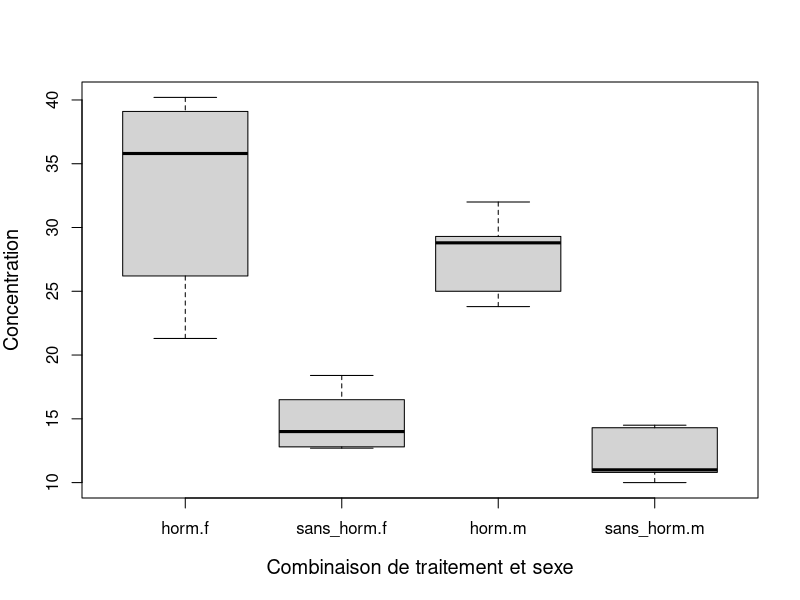
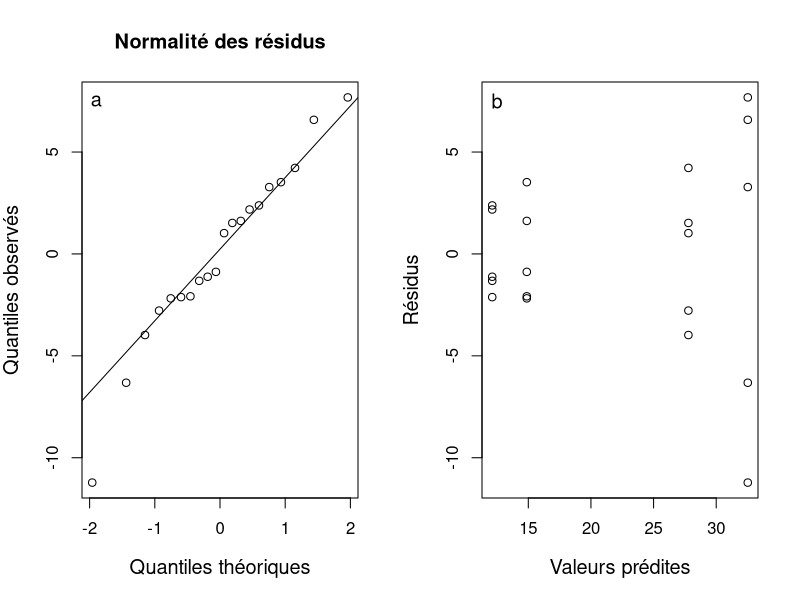
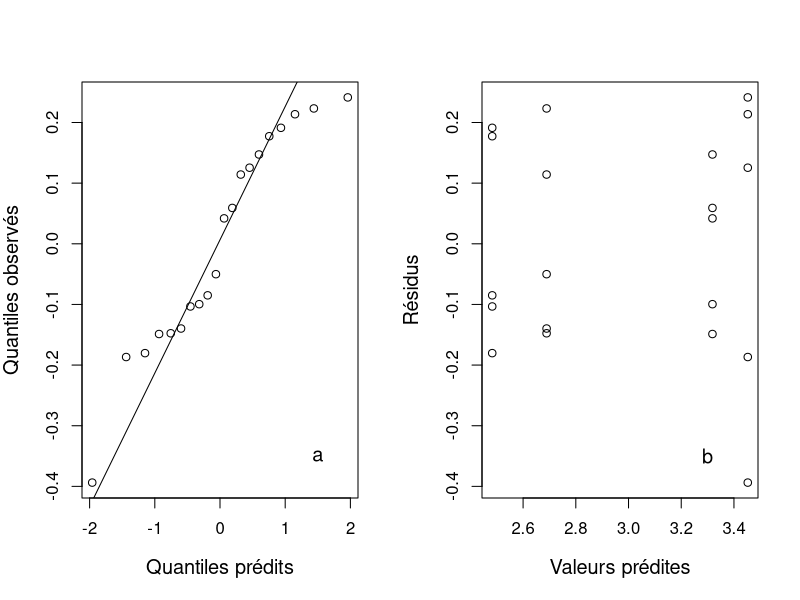
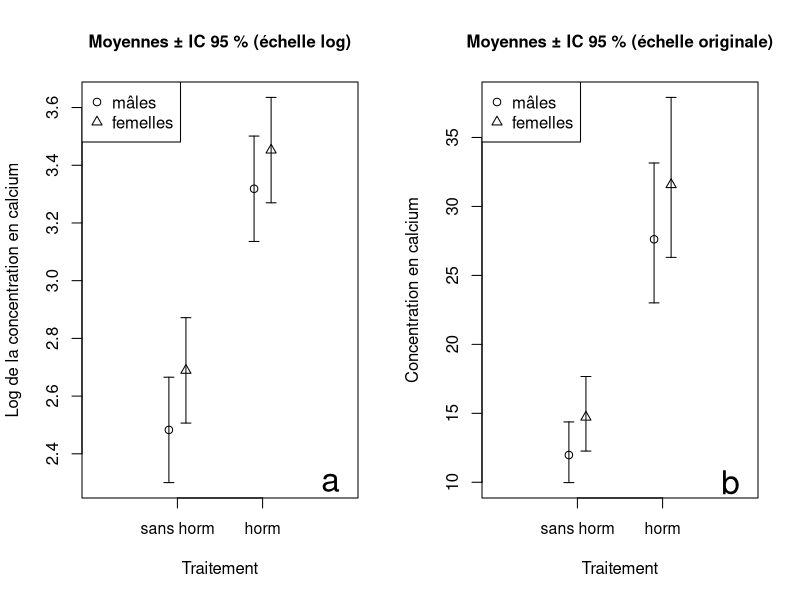
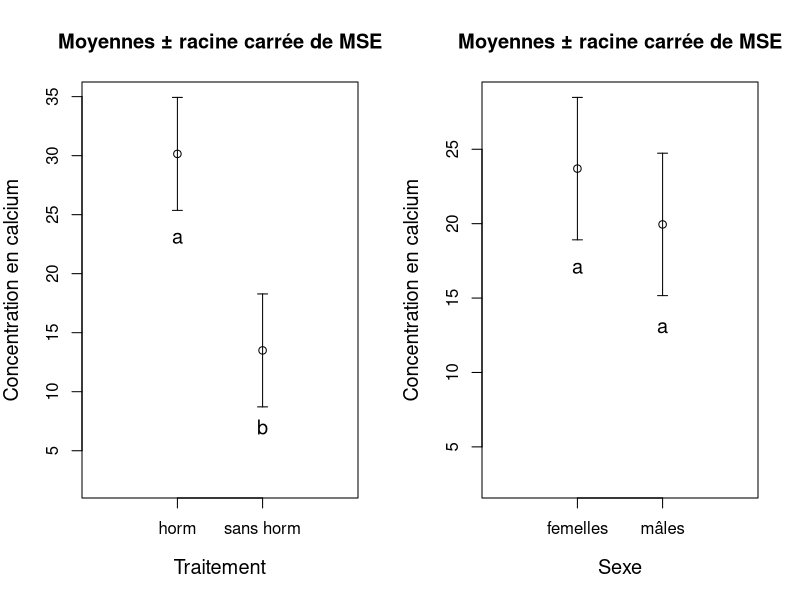
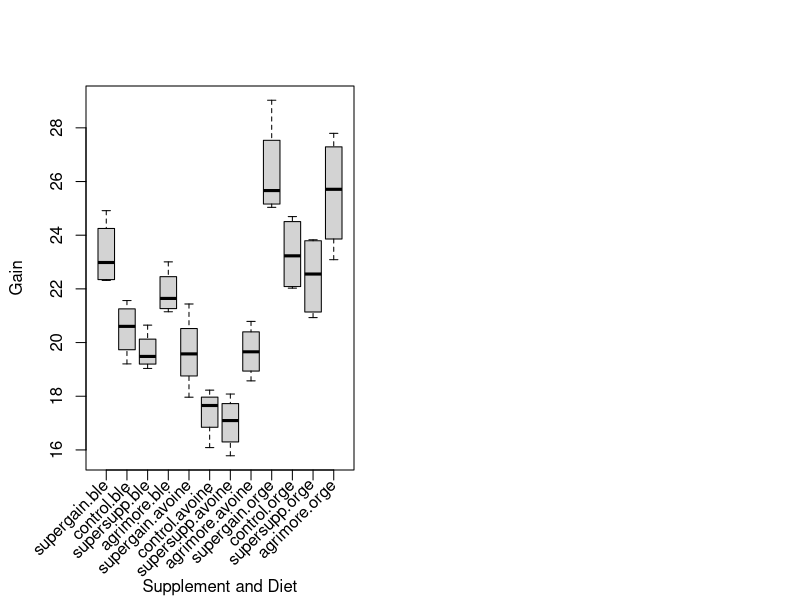
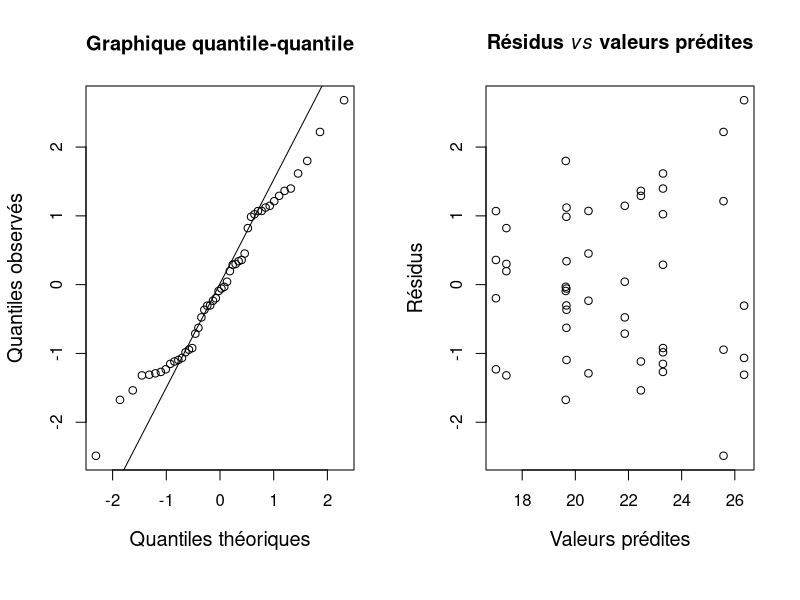

Reproduce these figures in R, in order. (Note: this script raises an error after producing the figures.)
## ---- chunk 1
## On importe le jeu de données
calcium <- read.table("Module_7/data/calcium.txt", header = TRUE)

## On jette un coup d'oeil aux premières observations
head(calcium)

## On transforme en facteurs les colonnes 
## de caractères `Trait` et `Sexe`
calcium$Trait <- as.factor(calcium$Trait)
calcium$Sexe <- as.factor(calcium$Sexe)
## ---- chunk 2
## On crée un boxplot pour chaque
## combinaison des deux facteurs
boxplot(Concentration ~ Trait + Sexe, data = calcium,
        ylab = "Concentration", 
        xlab = "Combinaison de traitement et sexe",
        cex.lab = 1.2)
## ---- chunk 3
## On détermine le nombre de répétitions par groupe
table(calcium$Trait, calcium$Sexe)
## ---- chunk 4
##moyenne globale
y.bar <- mean(calcium$Concentration)
##SST
SST <- sum((calcium$Concentration - y.bar)^2)
SST
##df
df.SST <- length(calcium$Concentration) - 1
## ---- chunk 5
##sous-jeu de données
fem <- calcium[calcium$Sexe == "f", ]
mal <- calcium[calcium$Sexe == "m", ]
horm <- calcium[calcium$Trait == "horm", ]
nohorm <- calcium[calcium$Trait == "sans_horm", ]

##moyenne des groupes
y.bar.f <- mean(fem$Concentration)
y.bar.m <- mean(mal$Concentration)
y.bar.horm <- mean(horm$Concentration)
y.bar.nohorm <- mean(nohorm$Concentration)
## Calcul de SSA
## où le nombre d'observations femelle et mâle est
nrow(fem)
nrow(mal)

SSA <- 10*(y.bar.f - y.bar)^2 + 10*(y.bar.m - y.bar)^2
SSA
## Calculer df.SSA. On a df.SSA<- a - 1 
## où a est le nombre de groupes definis par le facteur A.
## Ici, il y a homme et femme, donc a = 2.
df.SSA <- 2 - 1
df.SSA
##SSB
## où le nombre d'observations horm et nohorm est
nrow(horm)
nrow(nohorm)

SSB <- 10*(y.bar.horm - y.bar)^2 + 10*(y.bar.nohorm - y.bar)^2
SSB

## Calculer df.SSB. On a df.SSB<- b - 1 
## où b est le nombre de groupes définis par le facteur B. 
## Ici, il y a traitement hormonal et pas
## de traitement, donc b = 2
df.SSB <-  2 - 1
df.SSB
## ---- chunk 6
##sous-groupes en combinant les deux facteurs
f.horm <- calcium[calcium$Sexe == "f" & calcium$Trait == "horm", ]
m.horm <- calcium[calcium$Sexe == "m" & calcium$Trait == "horm", ] 
f.nohorm <- calcium[calcium$Sexe == "f" & calcium$Trait == "sans_horm", ]
m.nohorm <- calcium[calcium$Sexe == "m" & calcium$Trait == "sans_horm", ]
##
##calculs des moyennes des combinaisons de groupes
y.bar.f.horm <- mean(f.horm$Concentration)
y.bar.m.horm <- mean(m.horm$Concentration)
y.bar.f.nohorm <- mean(f.nohorm$Concentration)
y.bar.m.nohorm <- mean(m.nohorm$Concentration)
##
## Calcul de SSE
SSE.f.horm <- sum((f.horm$Concentration - y.bar.f.horm)^2)
SSE.m.horm <- sum((m.horm$Concentration - y.bar.m.horm)^2)
SSE.f.nohorm <- sum((f.nohorm$Concentration - y.bar.f.nohorm)^2)
SSE.m.nohorm <- sum((m.nohorm$Concentration - y.bar.m.nohorm)^2)
SSE <- SSE.f.horm + SSE.m.horm + SSE.f.nohorm + SSE.m.nohorm
SSE
##
## Cacul des degrés de liberté
## df.SSE = ab(n-1), où a et b sont le nombre de groupes 
## du facteur A et B, respectivement,
## et n est le nombre d'observations pour chaque combinaison 
## des facteurs A et B.
df.SSE <- length(levels(calcium$Sexe)) * 
          length(levels(calcium$Trait)) * (5 - 1)
df.SSE
## ---- chunk 7
## SS de l'interaction
SSInter.f.horm <- 5*sum((y.bar.f.horm - y.bar.f - y.bar.horm + y.bar)^2)
SSInter.m.horm <- 5*sum((y.bar.m.horm - y.bar.m - y.bar.horm + y.bar)^2)
SSInter.f.nohorm <- 5*sum((y.bar.f.nohorm - y.bar.f - 
                             y.bar.nohorm + y.bar)^2)
SSInter.m.nohorm <- 5*sum((y.bar.m.nohorm - y.bar.m - 
                             y.bar.nohorm + y.bar)^2)
SSInter <- SSInter.f.horm + SSInter.m.horm + 
           SSInter.f.nohorm + SSInter.m.nohorm

SSInter
## degrés de liberté de SSInter
## df.SSInter = (a-1)(b-1), où a et b correspondent aux  
## nombre de groupes du facteur A et B, respectivement.

df.SSInter <- df.SSA * df.SSB
df.SSInter
## ---- chunk 8
aov2 <- aov(Concentration ~ Sexe + Trait + Sexe:Trait, data = calcium)
summary(aov2)
## ---- chunk 9
result <- data.frame(Df = c(df.SSA, df.SSB, df.SSInter, df.SSE),
                     Sum.Sq = c(SSA, SSB, SSInter, SSE))
result$Mean.Sq <- result$Sum.Sq/result$Df
result$F.value <- c(result$Mean.Sq[1]/result$Mean.Sq[4],
                    result$Mean.Sq[2]/result$Mean.Sq[4],
                    result$Mean.Sq[3]/result$Mean.Sq[4],
                    NA)
result$P.value <- c(1 - pf(result$F.value[1], 
                    df1 = result$Df[1], 
                    df2 = result$Df[4]),
                    1 - pf(result$F.value[2], 
                    df1 = result$Df[2], 
                    df2 = result$Df[4]),
                    1 - pf(result$F.value[3], 
                    df1 = result$Df[3],  
                    df2 = result$Df[4]), 
                    NA)  

##tableau identique à aov( )
result
## ---- chunk 10
##vérification de la normalité des résidus
par(mfrow = c(1, 2))

qqnorm(residuals(aov2),
       main = "Normalité des résidus",
       ylab = "Quantiles observés", 
       xlab = "Quantiles théoriques", 
       cex.lab = 1.2)

qqline(residuals(aov2))

text(x = -1.9, y = 7.5, labels = "a", cex = 1.2)

plot(residuals(aov2) ~ fitted(aov2), 
     xlab = "Valeurs prédites",
     ylab = "Résidus", 
     cex.lab = 1.2)

text(x = 12.5, y = 7.5, labels = "b", cex = 1.2)
## ---- chunk 11
## Transformation log
calcium$log.concentration <- log(calcium$Concentration)
aov.log <- aov(log.concentration ~ Trait + Sexe + Trait:Sexe,
               data = calcium)
## ---- chunk 12
par(mfrow = c(1, 2))

qqnorm(residuals(aov.log), 
       ylab = "Quantiles observés",
       xlab = "Quantiles prédits",
       main = " ", cex.lab = 1.2)

qqline(residuals(aov.log))

text(x = 1.5, y = -0.35, labels = "a", cex = 1.2)

plot(residuals(aov.log) ~ fitted(aov.log),
     ylab = "Résidus", 
     xlab = "Valeurs prédites",
     cex.lab = 1.2)

text(x = 3.3, y = -0.35, labels = "b", cex = 1.2)
## ---- chunk 13
## Résultats
summary(aov.log)
## ---- chunk 14
##comparaisons multiples - Sexe
sexe.mult <- TukeyHSD(aov.log, which = "Sexe")
sexe.mult$Sexe

##comparaisons multiples - Trait
trait.mult <- TukeyHSD(aov.log, which = "Trait")
trait.mult$Trait
## ---- chunk 15

par(mfrow = c(1, 2))

############# LOG TRANSFORM 
## Sexe - moyenne des groupes
## valeurs pour lesquelles faire des prédictions
## On commence par créer un tableau dans lequel 
## chaque ligne correspond à une combinaison des facteurs A et B.
pred.set <- expand.grid(Sexe = c("m", "f"), 
                        Trait = c("sans_horm", "horm"))

## La fonction predict nous donne les valeurs prédites par l’ANOVA
sex.means <- predict(aov.log, newdata = pred.set, se.fit = TRUE)

## Ajout des prédictions dans le jeu de données
pred.set$fit <- sex.means$fit
pred.set$se.fit <- sex.means$se.fit

##IC à 95%
## On détermine l’intervalle de confiance pour 
## construire nos barres d’erreur
## Rappelons que l’intervalle de confiance est donné par : 
## (IC.inf, IC.sup) (voir leçon 2)
## IC.inf = x.bar + qt(p=0.025, df)*SE
## IC.sup = x.bar - qt(p=0.025, df)*SE

pred.set$low95 <- pred.set$fit + 
  qt(p = 0.025, df = aov.log$df.residual) * pred.set$se.fit

pred.set$upp95 <- pred.set$fit - 
  qt(p = 0.025, df = aov.log$df.residual) * pred.set$se.fit
pred.set

##créer le graphique
plot(y = 0, x = 0, 
     ylab = "Log de la concentration en calcium",
     xlab = "Traitement", 
     ylim = c(min(pred.set$low95), max(pred.set$upp95)), 
     cex.lab = 1,
     xlim = c(0, 3), 
     type = "n", 
     cex.axis = 1, 
     xaxt = "n", 
     main = "Moyennes ± IC 95 % (échelle log)", 
     cex.main = 1)

##ajout de l'axe des x's
axis(side = 1, 
     at = c(1, 2), 
     labels = c("sans horm", "horm"), 
     cex.axis = 0.95)

##ajout des points pour mâles
points(y = pred.set$fit[c(1,3)], 
       x = c(0.9, 1.9), 
       pch = 1, 
       cex = 1)

##ajout des points pour femelles
points(y = pred.set$fit[c(2,4)], 
       x = c(1.1, 2.1), 
       pch = 2, 
       cex = 1)

##barres d'erreurs pour mâles
arrows(x0 = c(0.9, 1.9), 
       y0 = pred.set$low95[c(1, 3)], 
       y1 = pred.set$upp95[c(1, 3)],
       x1 = c(0.9, 1.9), 
       angle = 90, 
       code = 3, 
       length = 0.05)

##barres d'erreurs pour femelles
arrows(x0 = c(1.1, 2.1), 
       y0 = pred.set$low95[c(2, 4)], 
       y1 = pred.set$upp95[c(2, 4)],
       x1 = c(1.1, 2.1), 
       angle = 90, 
       code = 3, 
       length = 0.05)

##ajouter légende
legend(x = "topleft", 
       legend = c("mâles", "femelles"), 
       pch = c(1, 2))

text(x = 2.8, y = 2.3, labels = "a", cex = 2)


############# ORIGINAL 
##convertir sur échelle originale
pred.set$orig.fit <- exp(pred.set$fit)
pred.set$orig.low95 <- exp(pred.set$low95)
pred.set$orig.upp95 <- exp(pred.set$upp95)

##créer graphique
plot(y = 0, x = 0, 
     ylab = "Concentration en calcium",
     xlab = "Traitement", 
     cex.lab = 1, 
     ylim = c(min(pred.set$orig.low95), max(pred.set$orig.upp95)), 
     xlim = c(0, 3), 
     type = "n", 
     cex.axis = 1, 
     xaxt = "n", 
     main = "Moyennes ± IC 95 % (échelle originale)", 
     cex.main = 1)

##ajout de l'axe des x's
axis(side = 1, 
     at = c(1, 2), 
     labels = c("sans horm", "horm"), 
     cex.axis = 0.95)

##ajout des points pour mâles
points(y = pred.set$orig.fit[c(1,3)], 
       x = c(0.9, 1.9), 
       pch = 1, 
       cex = 1)

##ajout des points pour femelles
points(y = pred.set$orig.fit[c(2,4)], 
       x = c(1.1, 2.1), 
       pch = 2, 
       cex = 1)

##barres d'erreurs pour mâles
arrows(x0 = c(0.9, 1.9), 
       y0 = pred.set$orig.low95[c(1, 3)], 
       y1 = pred.set$orig.upp95[c(1, 3)],
       x1 = c(0.9, 1.9), 
       angle = 90, 
       code = 3, 
       length = 0.05)

##barres d'erreurs pour femelles
arrows(x0 = c(1.1, 2.1), 
       y0 = pred.set$orig.low95[c(2, 4)], 
       y1 = pred.set$orig.upp95[c(2, 4)],
       x1 = c(1.1, 2.1), 
       angle = 90, 
       code = 3, 
       length = 0.05)

text(x = 2.8, y = 10, labels = "b", cex = 2)

##ajouter légende
legend(x = "topleft", 
       legend = c("mâles", "femelles"), 
       pch = c(1, 2), 
       cex = 1)
## ---- chunk 16
##moyenne des sexes
  sex.means <- tapply(X = (calcium$Concentration), INDEX = calcium$Sexe, FUN = mean)
  sex <- data.frame(sex.means, MSE = 22.898)
  sex$RMSE <- sqrt(sex$MSE)
  sex$low <- sex$sex.means - sex$RMSE
  sex$upp <- sex$sex.means + sex$RMSE
  
  #sex.means <- tapply(X = calcium$Concentration, INDEX = calcium$Sexe, FUN = mean)
  
  
  ##moyenne des traitements
  treat.means <- tapply(X = (calcium$Concentration), INDEX = calcium$Trait, FUN = mean)
  treat <- data.frame(treat.means, MSE = 22.898)
  treat$RMSE <- sqrt(treat$MSE)
  treat$low <- treat$treat.means - treat$RMSE
  treat$upp <- treat$treat.means + treat$RMSE
  
  #treat.means <- tapply(X = calcium$Concentration, INDEX = calcium$Trait, FUN = mean)
  
  par(mfrow = c(1, 2))
  
  ##créer graphique
  plot(y = 0, x = 0, 
       ylab = "Concentration en calcium",
       xlab = "Traitement", 
       ylim = c(2.3, max(treat$upp)), 
       xlim = c(0, 3), 
       type = "n", 
       cex.lab = 1.2, 
       xaxt = "n", 
       main = "Moyennes ± racine carrée de MSE")
  
  ##ajout de l'axe des x's
  axis(side = 1, 
       at = c(1, 2), 
       labels = c("horm", "sans horm"), 
       cex = 1.2)
  
  ##ajout des points
  points(y = treat$treat.means, 
         x = c(1, 2), 
         pch = 1)
  
  ##barres d'erreurs
  arrows(x0 = c(1, 2), 
         y0 = treat$low, 
         y1 = treat$upp,
         x1 = c(1, 2), 
         angle = 90, 
         code = 3, 
         length = 0.05)
  
  ##groups
  text(x = 1, y = 23, labels = "a", cex = 1.2)
  text(x = 2, y = 7, labels = "b", cex = 1.2)
  
  ##sexe
  plot(y = 0, x = 0, 
       ylab = "Concentration en calcium",
       xlab = "Sexe", 
       ylim = c(2.6, max(sex$upp)), 
       xlim = c(0, 3), 
       type = "n", 
       cex.lab = 1.2, 
       xaxt = "n", 
       main = "Moyennes ± racine carrée de MSE")
  
  ##ajout de l'axe des x's
  axis(side = 1, 
       at = c(1, 2), 
       labels = c("femelles", "mâles"), 
       cex = 1.2)
  
  ##ajout des points
  points(y = sex$sex.means, 
         x = c(1, 2), 
         pch = 1)
  ##barres d'erreurs
  arrows(x0 = c(1, 2), 
         y0 = sex$low, 
         y1 = sex$upp,
         x1 = c(1, 2), 
         angle = 90, 
         code = 3, 
         length = 0.05)
  
  ##groups
  text(x = 1, y = 17, labels = "a", cex = 1.2)
  text(x = 2, y = 13, labels = "a", cex = 1.2)


## ---- chunk 17
##importation avec séparateur virgule car ici
##les champs sont séparés par des virgules
croissance <- read.table("Module_7/data/croissance.csv", header = TRUE, 
                         sep = ",")
head(croissance)

##la fonction str() affiche la structure interne du tableau
##C’est une fonction alternative à summary()
str(croissance)

##comparer avec importation sans sep = ","
crois2 <- read.table("Module_7/data/croissance.csv", header = TRUE)
head(crois2)
##on remarque un problème à l'importation
##les étiquettes des variables et les valeurs sont
##erronées
str(crois2)


##transformer en facteurs les variables en caracteres
croissance$Supplement<-as.factor(croissance$Supplement)
croissance$Diete<-as.factor(croissance$Diete)
## ---- chunk 18
table(croissance$Supplement, croissance$Diete)
## ---- chunk 19
##on crée un boxplot
#boxplot(Gain ~ Supplement + Diete, data = croissance)

# Setting up the margins to make room for rotated labels
par(mar = c(6.2, 4, 4, 2) + 0.3)

# Creating the boxplot without x-axis labels
boxplot(Gain ~ Supplement + Diete, data = croissance, xaxt = 'n', xlab = "")

# Adding x-axis labels manually
labels <- unique(interaction(croissance$Supplement, croissance$Diete))
axis(side = 1, at = 1:length(labels), labels = FALSE)
text(x = 1:length(labels), y = par("usr")[3] - 0.5, labels = labels, srt = 45, adj = 1, xpd = TRUE)

# Adding the x-axis title separately
mtext(side = 1, line = 5.3, "Supplement and Diet")
## ---- chunk 20
aov.crois <- aov(Gain ~ Supplement + Diete + Supplement:Diete,
                 data = croissance)
summary(aov.crois)
## ---- chunk 21
par(mfrow = c(1, 2))

##Vérification de la normalité des résidus
qqnorm(residuals(aov.crois), 
       ylab = "Quantiles observés",
       xlab = "Quantiles théoriques", 
       main = "Graphique quantile-quantile",
       cex.lab = 1.2)

qqline(residuals(aov.crois))

##Vérification de l'homogénéité de la variance
plot(residuals(aov.crois) ~ fitted(aov.crois), 
     ylab = "Résidus", 
     xlab = "Valeurs prédites", 
     main = expression(paste(bold(Résidus), " ", bold(italic(vs)), " ", 
         bold(valeurs), " ", bold(prédites))), 
     cex.lab = 1.2)
## ---- chunk 22
##On test d’abord les interactions entre les suppléments
tapply(X = croissance$Gain, INDEX = croissance$Supplement, 
       FUN = mean)
##
##Tukey
mult.supp <- TukeyHSD(aov.crois, which = "Supplement")
mult.supp$Supplement

##On test les interactions entre les diètes
tapply(X = croissance$Gain, INDEX = croissance$Diete, 
       FUN = mean)
##Tukey
mult.diete <- TukeyHSD(aov.crois, which = "Diete")
mult.diete$Diete
## ---- chunk 23
diet.df <- data.frame(
  supergain = 19.714,
  control = 20.399,
  supersupp = 22.368,
  agrimore = 23.005
)

kable(diet.df, 
      row.names = FALSE, 
      "html", booktabs = TRUE, escape = FALSE, align = "c") %>% 
  kable_styling(full_width = F, position = "center") %>% 
  column_spec(c(1:4), width = "10em")
## ---- chunk 24
diet.df2 <- data.frame(
  blé = 18.431,
  avoine = 21.329,
  orge = 24.422
)

kable(diet.df2, 
      row.names = FALSE, 
      "html", booktabs = TRUE, escape = FALSE, align = "c") %>% 
  kable_styling(full_width = F, position = "center") %>% 
  column_spec(c(1:3), width = "10em")
## ---- chunk 25
antibio <- read.table("Module_7/data/antibio.txt", header = TRUE)
head(antibio)
##on détermine le nombre de répétitions
table(antibio$Humidite, antibio$Concentration)
## ---- chunk 26
boxplot(Surface ~ Humidite + Concentration, data = antibio)
## ---- chunk 27
aov.antibio <- aov(Surface ~ Humidite + Concentration + 
                   Humidite:Concentration,
                   data = antibio)
summary(aov.antibio)
## ---- chunk 28
## CODE QUI N"APPARAIT PAS DANS LE PDF

par(mfrow = c(1, 2))
##vérification de l'homogénéité des variances
plot(residuals(aov.antibio) ~ fitted(aov.antibio),
     ylab = "Résidus", 
     xlab = "Valeurs prédites",
     main = expression(bold(Résidus), " ", bold(italic(vs)),
       bold(valeurs), " ", bold(prédites)))
##Vérification de la normalité des résidus
qqnorm(residuals(aov.antibio), 
       main = "Graphique quantile-quantile",
       ylab = "Quantiles observés", 
       xlab = "Quantiles théoriques")
qqline(residuals(aov.antibio))
## ---- chunk 29
tapply(X = antibio$Surface, 
       INDEX = list(antibio$Humidite, antibio$Concentration), 
       FUN = mean)
mult.inter <- TukeyHSD(aov.antibio, which = "Humidite:Concentration")
mult.inter$'Humidite:Concentration'
## ---- chunk 30
##valeurs prédites
pred.out <- expand.grid(Humidite = c("sec", "humide"), 
              Concentration = c("faible", "moderee", "elevee"))

preds <- predict(aov.antibio, newdata = pred.out, se.fit = TRUE)

pred.out$mean <- preds$fit
pred.out$se <- preds$se.fit

##IC à 95%
pred.out$low95 <- pred.out$mean + 
  qt(p = 0.025, df = aov.antibio$df.residual) * pred.out$se
pred.out$upp95 <- pred.out$mean - 
  qt(p = 0.025, df = aov.antibio$df.residual) * pred.out$se

##graphique
plot(y = 0, x = 0, 
     ylab = "",
     xlab = "Concentration d'antibiotique", 
     ylim = c(1, max(pred.out$upp95)), 
     xlim = c(0, 4), 
     type = "n", 
     cex.lab = 1.2, 
     xaxt = "n", 
     main = "Moyennes ± IC à 95 %")

##ajout d'étiquette en marge
##expression permet d'ajouter des lettres grecques,
##indices ou exposants
mtext(text = expression(paste("Surface (", mm^2, ")")),
      side = 2, 
      line = 2, 
      cex = 1.2)

##ajout de l'axe des x's
axis(side = 1, 
     at = c(1, 2, 3), 
     labels = c("faible", "modérée", "élevée"), 
     cex = 1.2)

##points pour sec
points(y = pred.out$mean[c(1, 3, 5)], x = 1:3, pch = 1)

##barres d'erreurs
arrows(x0 = 1:3, 
       y0 = pred.out$low95[c(1, 3, 5)], 
       y1 = pred.out$upp95[c(1, 3, 5)],
       x1 = 1:3, 
       angle = 90, 
       code = 3, 
       length = 0.05)

##points pour humide
points(y = pred.out$mean[c(2, 4, 6)], x = 1:3, pch = 2)

##barres d'erreurs
arrows(x0 = 1:3, 
       y0 = pred.out$low95[c(2, 4, 6)], 
       y1 = pred.out$upp95[c(2, 4, 6)],
       x1 = 1:3, 
       angle = 90, 
       code = 3, 
       length = 0.05)

##légende
legend(x = "topright", 
       pch = c(1, 2), 
       legend = c("sec", "humide"),
       title = "Humidité")

##groupes
text(x = 1, y = 5.4, labels = "a", cex = 1.2)
text(x = 2, y = 4.6, labels = "b", cex = 1.2)
text(x = 3, y = 1.2, labels = "c", cex = 1.2)
text(x = 1, y = 1.82, labels = "cd", cex = 1.2)
text(x = 2, y = 1.87, labels = "d", cex = 1.2)
text(x = 3, y = 2.6, labels = "e", cex = 1.2)
